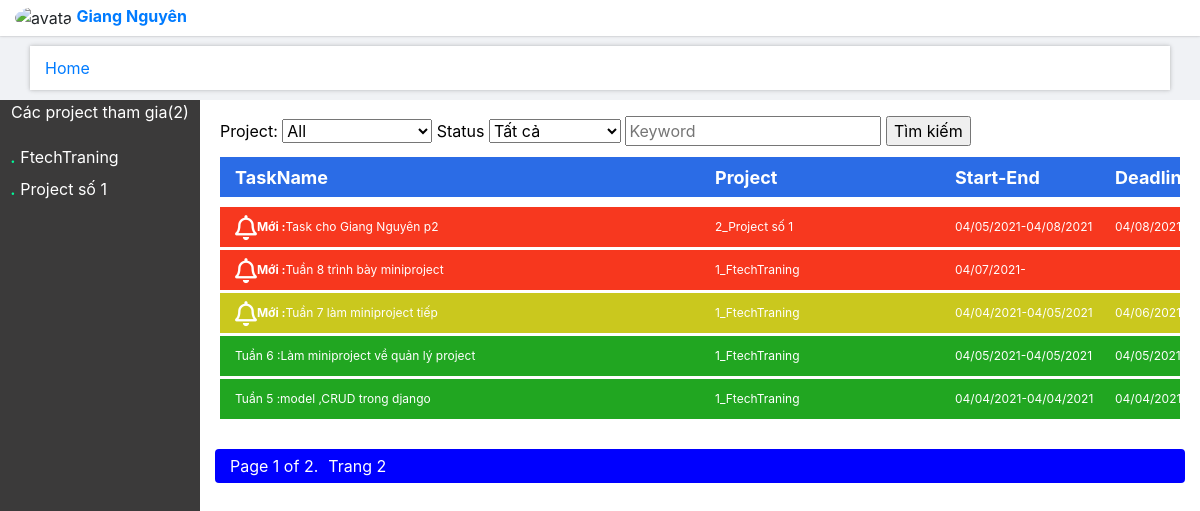
Screenshot of /home/ (signed in) with the database file from the repository.
### main_app/models.py (models this page shows, shortened)
class Projects(models.Model): # Dự án
    name=models.CharField(max_length=50)
    describe=models.TextField(blank=True,null=True)
    members=models.ManyToManyField(User,through='UserProject') # Quan hệ n-n với user,và lưu trữ thông tin thêm ở UserProject
    list_status = (
        (-1, "Doing"),
        (0, 'NotDo'),
        (1, 'Done'),
    )
    status=models.IntegerField(default=0,choices=list_status)
    note=models.TextField(blank=True,null=True)
    create_at=models.DateTimeField(auto_now_add=True,editable=False)
    update_at=models.DateTimeField(auto_now=True,editable=False)
    class Meta:
        ordering=['status', 'create_at']
    def __str__(self):
        return str(self.id)+'_'+self.name

class Task(models.Model): # Các công việc
    name=models.CharField(max_length=200)
    project=models.ForeignKey(Projects,on_delete=models.CASCADE)
    user=models.ForeignKey(User,on_delete=models.CASCADE,blank=True,null=True)
    describe=models.TextField(blank=True,null=True)
    list_status = (
        (-1, "Doing"),
        (0, 'NotDo'),
        (1, 'Done'),
    )
    status=models.IntegerField(default=0,choices=list_status)
    start=models.DateTimeField(blank=True,null=True)
    end=models.DateTimeField(blank=True,null=True)
    deadline=models.DateTimeField(blank=True,null=True)
    note=models.TextField(blank=True,null=True)
    create_at=models.DateTimeField(default=timezone.now,editable=False)
    update_at=models.DateTimeField(auto_now=True,editable=False)
    update_by=models.CharField(max_length=30,default=None,blank=True,null=True,editable=False)
    is_view=models.BooleanField(default=False)
    class Meta:
        ordering=["status",'-create_at','project']

### main_app/views.py (the view, shortened to what this page needs)
# urls.py: path('home/', views.Home.as_view(), name='home'),
class Home(LoginRequiredMixin, View):  # Màn hình người dùng
    login_url = 'accounts:login'
    def get(self, request):
        if request.GET.get('seach'):  # Có yêu cầu tìm kiếm
            choice_project = request.GET['project']
            choice_status = request.GET['status']
            choice_keyword = request.GET['keyword']
            if choice_project == 'all' and choice_status == 'all':
                list_task = Task.objects.filter(user=request.user)
            elif choice_project != 'all' and choice_status == 'all':
                list_task = Task.objects.filter(
                    user=request.user, project=choice_project)
            elif choice_project == 'all' and choice_status != 'all':
                list_task = Task.objects.filter(
                    user=request.user, status=choice_status)
            else:
                list_task = Task.objects.filter(
                    user=request.user, project=choice_project, status=choice_status)
            if request.GET['keyword'] !=None:  # Có keyword tìm kiếm được gửi ''
                list_task = list_task.filter(
                    name__icontains=request.GET['keyword'])
            if choice_project != 'all':  # ...
                choice_project = int(choice_project)
        else:  # Không có yêu cầu tìm kiếm được gửi
            list_task = Task.objects.filter(user=request.user)
            choice_project = 'all'
            choice_status = 'all'
            choice_keyword = ''
        paginator = Paginator(list_task, 5)
        pageNumber = request.GET.get('page')
        try:
            l_task = paginator.page(pageNumber)
        except PageNotAnInteger:
            l_task = paginator.page(1)
        except EmptyPage:
            l_task = paginator.page(paginator.num_pages)
        list_project = request.user.projects_set.all()
        return render(request, 'main_app/home.html', {'list_project': list_project,
                                                      'list_task': l_task,
                                                      'choice_project': choice_project,
                                                      'choice_status': choice_status,
                                                      'choice_keyword': choice_keyword
                                                      })

### main_app/templates/main_app/home.html (shortened to what this page needs)
{% extends "main_app_base.html" %}
{% block content %}
<div class="container-fluid" style="margin-top: 5px;height: 1000px;">
    <div class="row" style="height: 100%;">
        <div class="col-sm-2 block_left" style="margin: 3px;">
            <p style="text-align: center;">Các project tham gia({{ list_project|length }})</p>
            {% for list in list_project%}
            <a href="{% url 'main_app:project' list.id %}" style="color: white;text-decoration: none;">
                <div class="project_item">
                    <span style="font-size: 20px;color: mediumspringgreen;">.</span>
                    <span>{{ list.name }}</span>
                </div>
            </a>
            {% endfor %}
        </div>
        <div class="col-sm-10 block_between" style="margin: 3px;">
            <div class="row choses">
                <form class="choses_form" action="{% url 'main_app:home' %}" action="get">
                    <label for="Project">Project:</label>
                    <select id="project" name="project" style="width: 150px;">
                      <option value="all" {% if choice_project == 'all' %} selected {%endif%}>All</option>
                    </select>
                    <label for="Status">Status</label>
                    <select id="status" name="status">
                      <option value="all" {% if choice_status == 'all' %} selected {%endif%}>Tất cả</option>
                    </select>
                    <input type="text" id='keyword' name="keyword" placeholder="Keyword" value={{choice_keyword}}>
                    <input type="submit" value="Tìm kiếm" name="seach">
                  </form>
            </div>
            <div class="row task_item" style="font-size: 18px;margin-bottom: 10px !important;">
                <div class="col-sm-6 task_item_inner_title" style="background-color:rgb(21, 93, 228)">
                   TaskName
                </div>
                <div class="col-sm-3 task_item_inner_title" style="background-color:rgb(21, 93, 228);">
                   Project
                </div>
                <div class="col-sm-2 task_item_inner_title" style="background-color:rgb(21, 93, 228)">
                    Start-End
                </div>
                <div class="col-sm-1 task_item_inner_title" style="background-color:rgb(21, 93, 228)">
                    Deadline
                </div>
            </div>
            {% for list in list_task %}
            <a href="{% url 'main_app:update_task' list.id %}" style="text-decoration: none;">
            <div class="row task_item"
            style="background-color: {% if list.status == -1 %} rgb(247, 34, 6) {% elif list.status == 0 %} rgb(197, 194, 5) {% else %} rgb(8, 156, 8) {% endif %};">
                <div class="col-sm-6 task_item_inner">
                    {% if list.is_view == False %}
                    <i class="far fa-bell" style="font-size: 25px;"></i>
                    <span ><b>Mới  : </b></span>
                    {% endif %}
                    {{list.name}}
                </div>
                <div class="col-sm-3 task_item_inner">
                    {{list.project}}
                </div>
                <div class="col-sm-2 task_item_inner">
                    {{list.start|date:"SHORT_DATE_FORMAT"}}-{{list.end|date:"SHORT_DATE_FORMAT"}}
                </div>
                <div class="col-sm-1 task_item_inner">
                    {{ list.deadline|date:"SHORT_DATE_FORMAT"}}
                </div>
            </div>
            </a>
            {% endfor %}
            <div class="pagination">
                <span class="current" style="margin: 5px;">
                    Page {{ list_task.number }} of {{ list_task.paginator.num_pages }}.
                </span>
                <span style="margin: 5px;">
                    {% if list_task.has_next %}
                        <a href="?page={{ list_task.next_page_number }} " id="page" onclick="seach('page',{{ list_task.next_page_number }})">Trang {{ list_task.next_page_number }} </a>
                    {% endif %}
                </span>
            </div>
        </div>
{% endblock %}

### main_app/templates/header.html
{% block header %}
<div class="conteiner header">
    <div class="row">
        <div class="col-sm-3 user">
            <img src="{{ user.image.url }}" alt="avata">
            <a href="{% url 'accounts:home'%}"><span"><b>{{user.first_name|default:"Edit profile here"}} {{ user.last_name }}</b></span></a>
        </div>
        <div class="col-sm-9">
        </div>
    </div>
</div>
<div class="container header-nav">
    <a href="{% url 'main_app:home' %}">Home</a>
</div>
{% endblock %}

### main_app/static/main_app/style.css (style rules this page uses)
body { font-family: Arial, Helvetica, sans-serif; background-color:#ff0000; }
.header { background-color: white; box-shadow: 0 0 1px 0 rgba(0, 0, 0, 0.2), 0 0px 3px 0 rgba(0, 0, 0, 0.19); }
.header .user { padding: 3px; padding-left: 30px; }
.header-nav { padding: 10px; margin: 10px 0px; background-color: white; box-shadow: 0 0 3px 0 rgba(0, 0, 0, 0.089), 0 0px 5px 0 rgba(0, 0, 0, 0.19); }
.header img { border-radius: 50%; width: 50px; height: 50px; margin:3px 0px; }
.block_left { margin: 0px !important; padding: 0 !important; color: white; background-color:rgb(59, 58, 58); }
.project_item { padding: 1px; padding-left: 10px; }
.block_between { margin: 0px !important; background-color: white; color: white; }
.choses { color: black ; margin-top: 10px; }
.choses_form { margin: 3px 20px !important; }
.task_item { margin: 3px 5px !important; height: 40px; font-size: 12px; color: white; opacity: 90%; }
.task_item_inner_title { display: flex; align-items: center; font-weight: bold; }
.task_item_inner { display: flex; align-items: center; max-height: 100%; overflow-x: auto; }
img { border-radius: 50%; height : 100px; width : 100px; }
.pagination { text-align: center; background-color: blue; margin:30px 0px; }
.pagination a { text-decoration: none; color: white; }

### rows the page displays
Projects: name "FtechTraning"
Projects: name "Project số 1"
Task: is_view False (drawn), shows "Mới :", name "Task cho Giang Nguyên p2", project "2_Project số 1", start "04/05/2021", end "04/08/2021", deadline "04/08/2021"
Task: is_view False (drawn), shows "Mới :", name "Tuần 8 trình bày miniproject", project "1_FtechTraning", start "04/07/2021"
Task: is_view False (drawn), shows "Mới :", name "Tuần 7 làm miniproject tiếp", project "1_FtechTraning", start "04/04/2021", end "04/05/2021", deadline "04/06/2021"
Task: name "Tuần 6 :Làm miniproject về quản lý project", project "1_FtechTraning", start "04/05/2021", end "04/05/2021", deadline "04/05/2021"
Task: name "Tuần 5 :model ,CRUD trong django", project "1_FtechTraning", start "04/04/2021", end "04/04/2021", deadline "04/04/2021"

### other values shown
{{ user.first_name|default:"Edit profile here" }} "Giang"
{{ user.last_name }} "Nguyên"
{{ list_project|length }} "2"
{{ list_task.number }} "1"
{{ list_task.paginator.num_pages }} "2"
{{ list_task.next_page_number }} "2"
